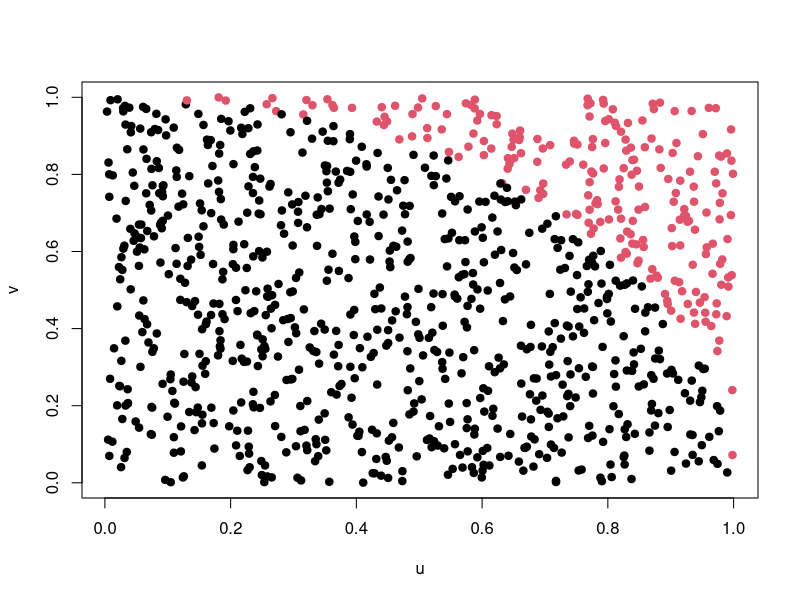
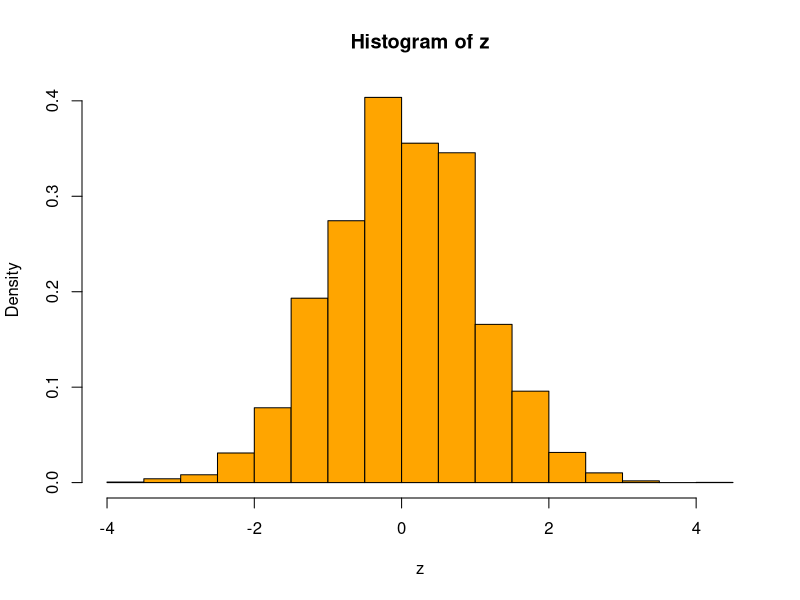

Reproduce these figures in R, in order.
## ---- chunk 1
n <- 1000
u <- runif(n)
v <- runif(n)
plot(u, v, col = 1 +  (u^2 + v^2 > 1), pch = 19)
## ---- chunk 2
n <- 100000 #n'est pas la valeur demandée
u <- runif(n)
v <- runif(n)
4*mean(u^2 + v^2 < 1)
## ---- chunk 3
rzn <- function(m=1,n=1000){
  zn <- NULL
  for (i in 1:m){
    u <- runif(n)
    v <- runif(n)
    zn <- c(zn, 4*mean(u^2 + v^2 < 1) )
  }
  return(zn)
}
z  <- sqrt(1000)*(rzn(10000) - pi)/sqrt(pi*(4-pi))
hist(z, prob = TRUE, col = "orange")
## ---- chunk 4
phi <- function(u){ sqrt((1-u)*u^3)}
# Algorithme 1
n <- 1000000
mean(y <- phi(runif(n)))
pi/16
var(y)

# Algorithme 2
n <- 1000000
f <- function(v){dbeta(v,2,2)}
u <- rbeta(n, 2, 2)
mean(z <- phi(u)/f(u))
pi/16
var(z)
